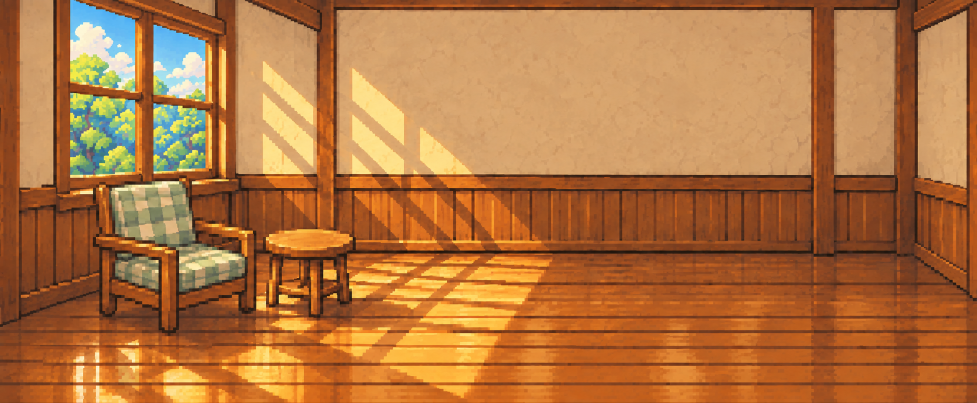
#> input picture docs/design-v2/art-production/next-zones/left/empty-t1.png, 1953 x 805 px (shown at 1/2 size)
$ python -i assemble.py   (imports and definitions only)
#> lines starting #> are read from the running program, lines starting #| are printed output that depends on the picture; after the words box and inside, x2 and y2 are one past the last pixel; in counts of white or black regions, pixels touching at a corner belong together
"""Technical room patches and actual-pixel plant mattes; no artwork repainting."""
import json
from itertools import product
from pathlib import Path
from PIL import Image, ImageChops, ImageDraw, ImageFilter, PngImagePlugin

ROOT = Path(__file__).resolve().parent
PILOT = ROOT.parent.parent / 'pilot-zones'
SIZE = (480, 193)
SCALE = 3
metadata = PngImagePlugin.PngInfo()
origin = 'Technical crop, matte and composition from accepted pilot master, original BW 133.gif and contextual edits. No painted pixels added.\n'
# [3 lines not run here, left out]


def save(im, filename):
    im.save(ROOT / filename, pnginfo=metadata)


def normalize(path):
    im = Image.open(path).convert('RGBA')
    return im.crop((0, 0, im.width, round(im.width * SIZE[1] / SIZE[0]))).resize(SIZE, Image.Resampling.NEAREST)
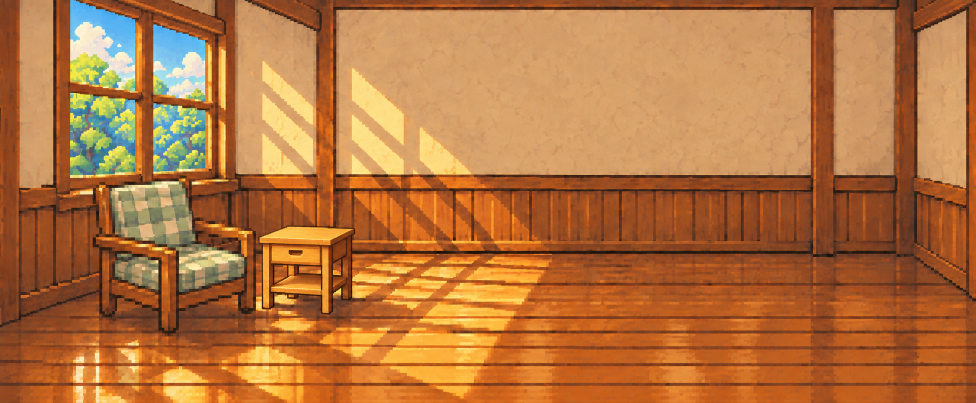
#> input picture docs/design-v2/art-production/next-zones/left/empty-t2.png, 1952 x 806 px (shown at 1/2 size)
#> in normalize (call 2), `return im.crop((0, 0, im.width, round(im.width * SIZE[1] / SIZE[0])))...`:
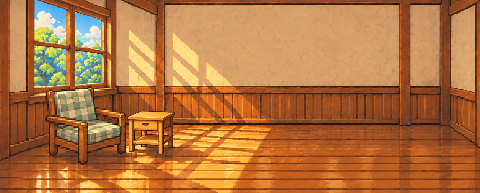
#> returned value: PIL image 480x193 RGBA; mean R, G, B, A 178.9, 116, 64.4, 255
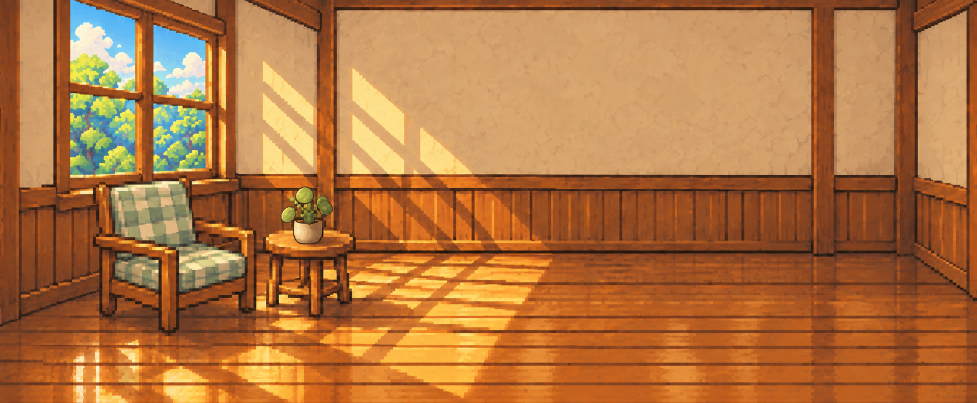
#> input picture docs/design-v2/art-production/next-zones/left/pilea-context.png, 1953 x 805 px (shown at 1/2 size)


def soft_mask(points, feather=2):
#> called with feather = 2
    core = Image.new('L', SIZE)
#> core: PIL image 480x193 L; every value is 0
    ImageDraw.Draw(core).polygon(points, fill=255)
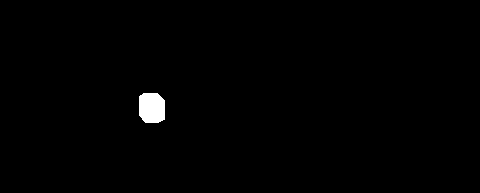
#> core: PIL image 480x193 L; 0.76% white; 1 white region, box (x1, y1, x2, y2) and area: (139, 93, 165, 123) 708
    return ImageChops.lighter(core, core.filter(ImageFilter.GaussianBlur(feather)))
#> returned value: PIL image 480x193 L


def patch(source, mask, bounds, filename):
#> called with bounds = (135, 91, 168, 125), filename = 'clear-original-plant.png'
    im = source.crop(bounds)
#> im: PIL image 33x34 RGBA
    im.putalpha(mask.crop(bounds))
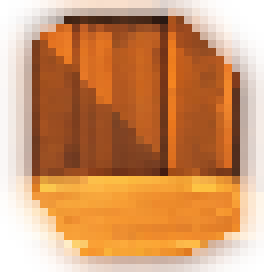
#> im: PIL image 33x34 RGBA (shown 8 times larger); mean R, G, B, A 178, 98.4, 37.2, 177.1; transparent parts drawn white
    save(im, filename)
    return im


# [1 line not run here, left out]
empty_t1 = normalize(ROOT / 'empty-t1.png')
empty_t2 = normalize(ROOT / 'empty-t2.png')
pilea_context = normalize(ROOT / 'pilea-context.png')

# A contextual removal restores only the old plant region; unrelated rerendered room pixels never ship.
clear_bounds = (135, 91, 168, 125)
clear_mask = soft_mask([(139, 96), (143, 93), (157, 93), (164, 100), (164, 119), (158, 122), (145, 122), (139, 115)], 2)
clear = patch(empty_t1, clear_mask, clear_bounds, 'clear-original-plant.png')
# [1 line that did not run here, left out]
# [2 lines not run here, left out]

table_bounds = (124, 107, 184, 168)
table_polygon = [(130, 114), (143, 109), (169, 109), (178, 114), (178, 151), (174, 160), (162, 164), (130, 162), (127, 150)]
table_mask = soft_mask(table_polygon, 2)
#> in soft_mask (call 2), `ImageDraw.Draw(core).polygon(points, fill=255)`: core: PIL image 480x193 L; 2.8% white; 1 white region, box (x1, y1, x2, y2) and area: (127, 109, 179, 165) 2633
# [2 lines that did not run here, left out]


def plant_matte(source, bounds, filename):
    """Recover alpha from contextual edit difference against the empty table, keeping source RGB."""
    im = source.crop(bounds)
    bg = empty_t1.crop(bounds)
    alpha = Image.new('L', im.size)
    # shortcut: this registered pair shares one backdrop; new plant silhouettes need their own bounded matte.
    for y in range(im.height):
        for x in range(im.width):
            rgb = im.getpixel((x, y))[:3]
            old = bg.getpixel((x, y))[:3]
            delta = max(abs(a - b) for a, b in zip(rgb, old))
            if delta >= 24:
                alpha.putpixel((x, y), 255)
    # Keep the connected plant, discard isolated backdrop variation, and fill its enclosed tiny gaps only.
    pixels = {(x, y) for y in range(im.height) for x in range(im.width) if alpha.getpixel((x, y))}
    components = []
    while pixels:
        seed = pixels.pop(); group = {seed}; queue = [seed]
        while queue:
            x, y = queue.pop()
            for xx, yy in [(x-1,y),(x+1,y),(x,y-1),(x,y+1)]:
                if (xx, yy) in pixels:
                    pixels.remove((xx, yy)); group.add((xx, yy)); queue.append((xx, yy))
        components.append(group)
    keep = max(components, key=len)
    alpha = Image.new('L', im.size)
    for xy in keep:
        alpha.putpixel(xy, 255)
    if filename == 'plant-pilea.png':
        # Confirmed tabletop residue beyond the pot outline, not a recolor or silhouette approximation.
        ImageDraw.Draw(alpha).rectangle((21, 27, 28, 29), fill=0)
    im.putalpha(alpha)
    assert alpha.getbbox() and len(keep) > 70
    save(im, filename)
    return im


# [3 lines that did not run here, left out]
plant_source_bounds = [None, (139, 96, 164, 122), (137, 92, 166, 122)]
# Both current tables have a usable contact at this native location; future models register separately.
table_contacts = [(151, 119), (151, 116)]
plant_contacts = [None, (151, 119), (151, 120)]
chair_bounds = (0, 72, 225, 193)
# [4 lines not run here, left out]
# [1 line that did not run here, left out]
pet_xy = (255, 126)
shadow = Image.new('RGBA', SIZE)
#> shadow: PIL image 480x193 RGBA; every value is 0
# [1 line not run here, left out]


def assemble(chair, table, plant, with_pet=True):
    scene = base.copy()
    scene.alpha_composite(chairs[chair], chair_bounds[:2])
    # Chair A's patch can restore original plant pixels at its soft table exclusion; clean again first.
    scene.alpha_composite(clear, clear_bounds[:2])
    scene.alpha_composite(tables[table], table_bounds[:2])
    if plant:
        bounds = plant_source_bounds[plant]
        contact = plant_contacts[plant]
        destination = table_contacts[table]
        xy = (bounds[0] + destination[0] - contact[0], bounds[1] + destination[1] - contact[1])
        scene.alpha_composite(plants[plant], xy)
    if with_pet:
        scene.alpha_composite(shadow)
        scene.alpha_composite(pet, pet_xy)
    return scene


cases = list(product(range(2), range(2), range(3)))
# [1 line that did not run here, left out]
# [9 lines not run here, left out]

# Changing the plant preserves the other furniture: actual paired-pixel comparisons outside registered plant area.
plant_change_bounds = (134, 87, 169, 125)
# [7 lines not run here, left out]

contact = Image.new('RGB', (960, 193 * 6), '#f5f0e4')
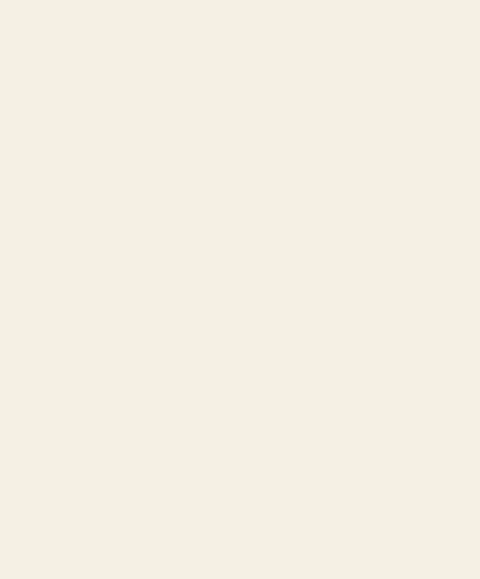
#> contact: PIL image 960x1158 RGB (shown at 1/2 size); mean R, G, B 245, 240, 228
# [3 lines not run here, left out]
# Visual swap sample only; original 67-frame pet motion remains demonstrated by the accepted pilot APNG.
sequence = [(0,0,1),(0,1,1),(0,1,2),(1,1,2),(1,0,2),(1,0,0)]
# [1 line that did not run here, left out]
# [2 lines not run here, left out]
proof = {'status':'technical-checks-passed-visual-review-pending', 'canvas':list(SIZE), 'displayScale':SCALE,
         'combinations':len(cases), 'chairModels':['A1','A2'], 'tableModels':['T1','T2'],
         'plantModels':['none','succulent','pilea'], 'outsideLeftZoneUnchanged':True,
         'plantSwapPreservesOtherFurniture':True, 'opaqueSourcePetPixelsUnchanged':True,
         'tableContacts':table_contacts, 'plantSourceContacts':plant_contacts,
         'tableZoneRect':table_bounds, 'plantSourceBounds':plant_source_bounds,
         'origins': ['../../pilot-zones/master.png','empty-t1.png','empty-t2.png','pilea-context.png'],
         'limits':['Only two tables and two plant silhouettes registered.','Other table/pot contact combinations require registration.',
                   'This new swap APNG uses the first original pet frame; original pet motion remains in pilot-swap.png.']}
# [3 lines not run here, left out]

>>> result = normalize('../../pilot-zones/master.png')
#> call 4 of normalize, with path = '../../pilot-zones/master.png'
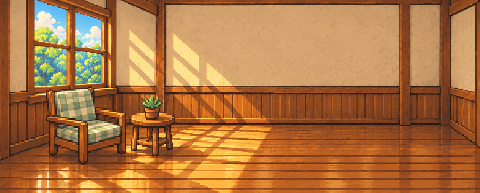
#> input picture docs/design-v2/art-production/pilot-zones/master.png, 480 x 193 px
#> in normalize, im is the input picture: PIL image 480x193 RGBA; mean R, G, B, A 173.8, 116.5, 66.1, 255
